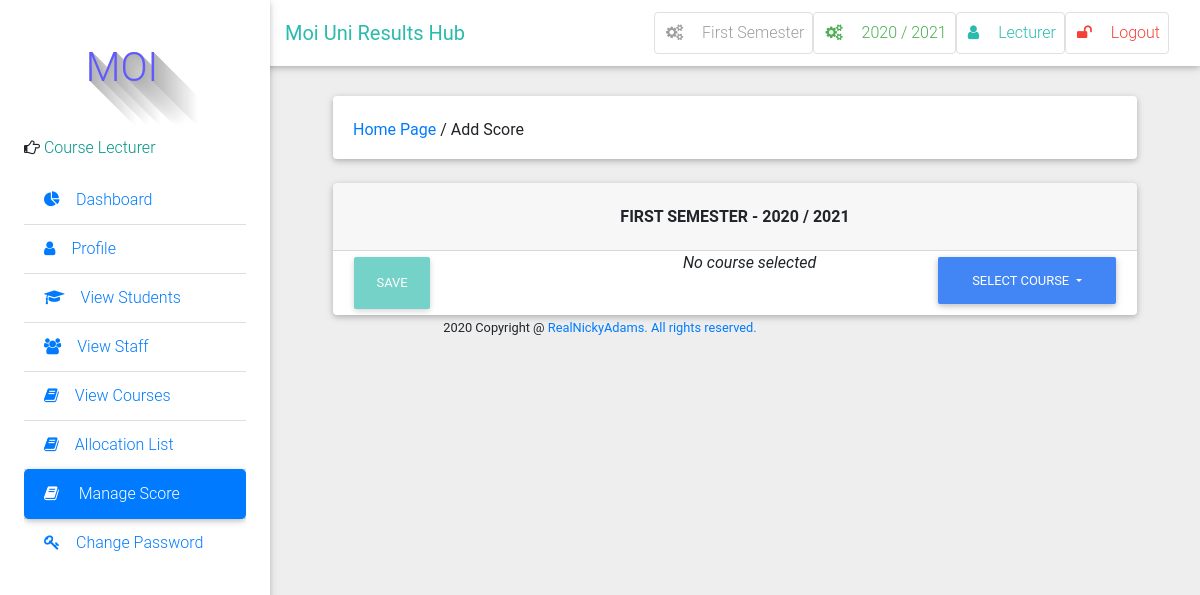
/score/ (signed in), run on the app's committed database.
### result/models.py (models this page shows, shortened)
class Semester(models.Model):
    semester = models.CharField(max_length=10, choices=SEMESTER, blank=True)
    is_current_semester = models.BooleanField(default=False, blank=True, null=True)
    session = models.ForeignKey(Session, on_delete=models.CASCADE, blank=True, null=True)
    next_semester_begins = models.DateField(null=True, blank=True)
    def __str__(self):
        return self.semester

class Session(models.Model):
    session = models.CharField(max_length=200, unique=True)
    is_current_session = models.BooleanField(default=False, blank=True, null=True)
    next_session_begins = models.DateField(blank=True, null=True)
    def __str__(self):
        return self.session

class User(AbstractUser):
    is_student = models.BooleanField(default=False)
    is_lecturer = models.BooleanField(default=False)
    phone = models.CharField(max_length=60, blank=True, null=True)
    address = models.CharField(max_length=60, blank=True, null=True)
    picture = models.ImageField(upload_to="pictures/", blank=True, null=True)
    email = models.EmailField(blank=True, null=True)
    admission = models.CharField(max_length=10)
    username_validator = ASCIIUsernameValidator()

### result/views.py (the view)
# urls.py: path('score/', views.add_score, name='add_score'),
@login_required
@lecturer_required
def add_score(request):
    current_session = Session.objects.get(is_current_session=True)
    current_semester = get_object_or_404(Semester, is_current_semester=True, session=current_session)
    semester = Course.objects.filter(allocated_course__lecturer__pk=request.user.id, semester=current_semester)
    courses = Course.objects.filter(allocated_course__lecturer__pk=request.user.id).filter(semester=current_semester)
    context = {
    "courses": courses,
    }
    return render(request, 'result/add_score.html', context)

### result/context_processors.py (called while the page is built)
def get_current_year_to_context(request):
    current_datetime = datetime.datetime.now()
    return {
        'current_year': current_datetime.year
    }

def session_processor(request):
    current_session = Session.objects.get(is_current_session=True)
    return {"current_session": current_session}

def semester_processor(request):
    current_semester = Semester.objects.get(is_current_semester=True)
    return {"current_semester": current_semester}

### templates/result/add_score.html (shortened to what this page needs)
{% extends 'base.html' %}
{% block side_bar %}
    {% include 'partial_active_element.html' with active='Add_Score' %}
{% endblock side_bar %}
{% block content %}
<div class="container-fluid mt-5">
    <div class="card mb-4 wow fadeIn">
        <div class="card-body d-sm-flex justify-content-between">
            <h6 class="mb-2 mb-sm-0 pt-1">
                <a href="/">Home Page</a>
                     <span>/</span>
                     <span>Add Score</span>
            </h6>
        </div>
    </div>
	<div class="card">
	<h6 class="card-header text-center font-weight-bold text-uppercase py-4">{{ current_semester }} Semester - {{ current_session }}</h6>
		<div class="container">
		  <div class="row">
		    <div class="col-md-5"><button type="button" class="btn btn-default w-25 p-3 disabled float-left">Save</button></div>
		    <div class="col-md-3"><i data-toggle="tooltip" title="click on the dropdown button to select a course">No course selected</i></div>
		    <div class="col-md-4">
		    	<div class="dropdown">
	    			<button class="btn btn-primary dropdown-toggle float-right" type="button" id="dropdownMenu3" 		data-toggle="dropdown"
		    			aria-haspopup="true" aria-expanded="false">
		    			Select Course
		    		</button>
				</div>
			</div>
		  </div>
		</div>
{% endblock %}

### templates/base.html (shortened to what this page needs)
 {%load static %}
<!DOCTYPE html>
<html lang="en">
    <head>
        <link rel="stylesheet" href="https://maxcdn.bootstrapcdn.com/font-awesome/4.7.0/css/font-awesome.min.css">
        <link href="{% static 'css/bootstrap.min.css' %}" rel="stylesheet">
        <link href="{% static 'css/mdb.min.css' %}" rel="stylesheet">
        <link href="{% static 'css/style.css' %}" rel="stylesheet">
    </head>
    <body class="grey lighten-3">
    <header>
        <nav class="navbar fixed-top navbar-expand-lg navbar-light white scrolling-navbar">
            <div class="container-fluid">
                <a class="navbar-brand waves-effect" href="/">
                    <strong class="text-default ">Moi Uni Results Hub</strong>
                </a>
                <div class="collapse navbar-collapse" id="navbarSupportedContent">
                          {% if user.is_authenticated %}
                    <ul class="navbar-nav nav-flex-icons">
                        <li class="nav-item">
                            <a href="{% if request.user.is_superuser %}{% url 'manage_semester' %}{% else %}#{% endif %}" class="nav-link border border-light grey-text rounded waves-effect">
                                <i class="fa fa-cogs mr-3"></i>{{ current_semester }} Semester
                            </a>
                        </li>
                        <li class="nav-item">
                            <a href="{% if request.user.is_superuser %}{% url 'manage_session' %}{% else %}#{% endif %}" class="nav-link border border-light green-text rounded waves-effect">
                                <i class="fa fa-cogs mr-3"></i>{{ current_session }}
                            </a>
                        </li>
                        <li class="nav-item">
                            <a href="{% url 'profile' %}" class="nav-link border border-light rounded waves-effect text-default">
                                <i  class="fa fa-user mr-3"></i>{{ user|capfirst }}
                            </a>
                        </li>
                         <li class="nav-item">
                            <a href="/accounts/logout/" class="nav-link border border-light rounded waves-effect red-text">
                                <i class="fa fa-unlock mr-3"></i>Logout
                            </a>
                        </li>
                    {% endif %}
                </div>
            </div>
        </nav>
        <div class="sidebar-fixed position-fixed">
                <p style="margin-left: 30px;" id="icon" class="logo"> MOI</p>
                {% if request.user.is_lecturer %}
                <p><i class="fa fa-hand-o-right" aria-hidden="true"></i>
                    <span class="teal-text text-center"> Course Lecturer</span></p>
                {% elif request.user.is_student %}
                <p><i class="fa fa-hand-o-right" aria-hidden="true"></i>
                    <span class="teal-text text-center"> Student</span></p>
                {% else %}
                <p><i class="fa fa-hand-o-right" aria-hidden="true"></i>
                    <span class="teal-text text-center"> System Admin</span></p>
                {% endif %}
            <div class="dashboard">
            {% block side_bar %}{% endblock side_bar %}
            </div>
        </div>
    </header>
    <main class="pt-5 mx-lg-5">
        {% block content%} {% endblock %}
    </main>
<footer class="footer text-center">
        <div class="container">
            <small class="copyright">{{ current_year }} Copyright @ <a href="#">RealNickyAdams. All rights reserved. </a></small>
        </div>
    </footer>
    </body>
</html>

### static/css/style.css (style rules this page uses)
.sidebar-fixed { height: 100vh; width: 270px; -webkit-box-shadow: 0 2px 5px 0 rgba(0, 0, 0, 0.16), 0 2px 10px 0 rgba(0, 0, 0, 0.12); box-shadow: 0 2px 5px 0 rgba(0, 0, 0, 0.16), 0 2px 10px 0 rgba(0, 0, 0, 0.12); z-index: 1050; background-color: #fff; padding: 1.5rem; padding-top: 0; }
@media (min-width: 1200px) { .navbar, .page-footer, main { padding-left: 270px; } }
.logo { text-color:#006666; text-shadow: rgb(179, 179, 179) 0px 0px 0px, rgb(180, 180, 180) 1px 1px 0px, rgb(182, 182, 182) 2px 2px 0px, rgb(184, 184, 184) 3px 3px 0px, rgb(185, 185, 185) 4px 4px 0px, rgb(187, 187, 187) 5px 5px 0px, rgb(189, 189, 189) 6px 6px 0px, rgb(190, 190, 190) 7px 7px 0px, rgb(192, 192, 192) 8px 8px 0px, rgb(194, 194, 194) 9px 9px 0px, rgb(195, 195, 195) 10px 10px 0px, rgb(197, 197, 197) 11px 11px 0px, rgb(199, 199, 199) 12px 12px 0px, rgb(201, 201, 201) 13px 13px 0px, rgb(202, 202, 202) 14px 14px 0px, rgb(204, 204, 204) 15px 15px 0px, rgb(206, 206, 206) 16px 16px 0px, rgb(207, 207, 207) 17px 17px 0px, rgb(209, 209, 209) 18px 18px 0px, rgb(211, 211, 211) 19px 19px 0px, rgb(212, 212, 212) 20px 20px 0px, rgb(214, 214, 214) 21px 21px 0px, rgb(216, 216, 216) 22px 22px 0px, rgb(218, 218, 218) 23px 23px 0px, rgb(219, 219, 219) 24px 24px 0px, rgb(221, 221, 221) 25px 25px 0px, rgb(223, 223, 223) 26px 26px 0px, rgb(224, 224, 224) 27px 27px 0px, rgb(226, 226, 226) 28px 28px 0px, rgb(228, 228, 228) 29px 29px 0px, rgb(230, 230, 230) 30px 30px 0px, rgb(231, 231, 231) 31px 31px 0px, rgb(233, 233, 233) 32px 32px 0px, rgb(235, 235, 235) 33px 33px 0px, rgb(236, 236, 236) 34px 34px 0px, rgb(238, 238, 238) 35px 35px 0px, rgb(240, 240, 240) 36px 36px 0px, rgb(241, 241, 241) 37px 37px 0px, rgb(243, 243, 243) 38px 38px 0px, rgb(245, 245, 245) 39px 39px 0px, rgb(247, 247, 247) 40px 40px 0px, rgb(248, 248, 248) 41px 41px 0px, rgb(250, 250, 250) 42px 42px 0px, rgb(252, 252, 252) 43px 43px 0px, rgb(253, 253, 253) 44px 44px 0px; font-size: 40px; color: rgb(95, 89, 255); height: 120px; width: 136px; line-height: 136px; border-radius: ; text-align: center; background-color: rgb(255, 255, 255); }

### templates/base.html (style rules this page uses)
.dashboard { display: block; max-height: 500px; overflow-y: auto; -ms-overflow-style: -ms-autohiding-scrollbar; }

### data on the page
Semester: semester "First", semester "FIRST"
Session: session "2020 / 2021"
User: username "Lecturer"
